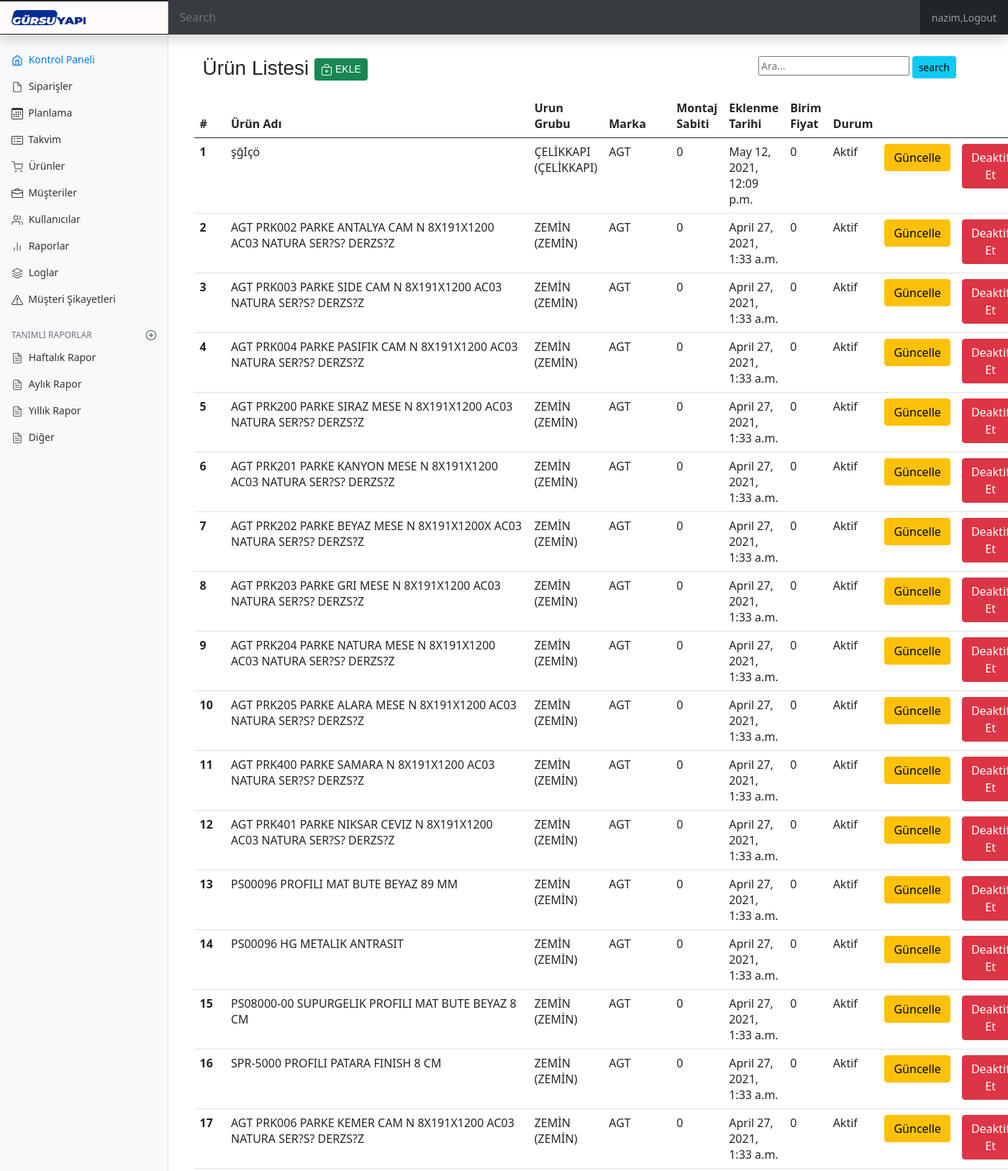
The app's page /order/productList/ (signed in, upper part) with its own data.
### order/models.py (models this page shows)
class Product(models.Model):
    unit_type = (
            ("AD","AD"),
            ("TN","TN"),
            ("M2","M2"),
            ("PK","PK"),
            ("TK","TK"),
            ("MT","MT"),
            ("BY","BY"),
            ("M3","M3"),
            ("KG","KG"),
       )
    urun_kodu = models.CharField(max_length=100,verbose_name="Ürün Kodu",blank=True, null=True)
    product_name = models.CharField(max_length=200,verbose_name="Ürün adı")
    marka = models.ForeignKey(Marka,on_delete=models.CASCADE,verbose_name="Urun Grubu",default=1)
    unit = models.CharField(max_length=10,choices=unit_type,verbose_name="Birim",default="AD")
    urun_grubu = models.ForeignKey(UrunGrubu,on_delete=models.CASCADE,verbose_name="Urun Grubu",default=1)
    product_type =models.ForeignKey(ProductType,on_delete=models.CASCADE,verbose_name="Product Type",default=1)
    montaj_sabiti = models.IntegerField(verbose_name="Montaj Sabiti",default=0)
    birim_fiyat = models.IntegerField(verbose_name="Birim Fiyat" ,default=0)
    product_category = models.ForeignKey(ProductCategory,on_delete=models.CASCADE,verbose_name="Kategori",default=1)
    created_date = models.DateTimeField(auto_now=True)
    active = models.BooleanField(default=True)

class UrunGrubu(models.Model):
    title = models.CharField(max_length=40, unique=True)
    def __str__(self):
        return self.title

class Marka(models.Model):
    title = models.CharField(max_length=30, unique=True)
    description = models.CharField(max_length=150)
    def __str__(self):
        return self.title

### order/views.py (the view)
# urls.py: path('productList/',views.productList,name='productList'),
@login_required(login_url='/user/login/')
@permission_required('user.urun_listele',login_url='/user/yetkiYok/')
def productList(request):
    keyword = request.GET.get("keyword")
    if keyword:
        products = Product.objects.filter(product_name__contains = keyword).filter(active=1)
        return  render(request,'productList.html',{'products':products})
    products = Product.objects.all()
    return  render(request,'productList.html',{'products':products})

### templates/productList.html (shortened to what this page needs)
{% extends "layout.html" %}
{% block body %}
<div class="row">
  <div class="row mb-2">
    <div class="col-md-6">
        <h3>Ürün Listesi
            <a href="/order/productAdd">
              <button class="btn btn-success btn-sm">
                  EKLE
              </button>
            </a>
        </h3>
    </div>
    <div class="col-md-6" align="right">
      <form>
          <input type="text" name="keyword" class="input-sm" placeholder="Ara...">
          <button type="submit" class="btn btn-info btn-sm"> search</button>
      </form>
    </div>
  </div>
</div>
<div class="row">
  <table class="table">
    <thead>
      <tr>
        <th scope="col">#</th>
        <th scope="col">Ürün Adı</th>
        <th scope="col">Urun Grubu</th>
        <th scope="col">Marka</th>
        <th scope="col">Montaj Sabiti</th>
        <th scope="col">Eklenme Tarihi</th>
        <th scope="col">Birim Fiyat</th>
        <th scope="col">Durum</th>
        <th scope="col"></th>
        <th scope="col"></th>
      </tr>
    </thead>
    <tbody>
        {% for product in products %}
          <tr>
            <th scope="row">{{product.id}}</th>
            <td>{{product.product_name}}</td>
            <td>{{product.urun_grubu}}</a></td>
            <td>{{product.marka}}</td>
            <td>{{product.montaj_sabiti}}</td>
            <td>{{product.created_date}}</td>
            <td>{{product.birim_fiyat}}</td>
            <td>
                {% if product.active == True %}
                    Aktif
                {% else%}
                    Pasif
                {% endif %}
            </td>
            <td><a href="/order/productUpdate/{{product.id}}"><button class="btn btn-warning">Güncelle</button></a></td>
            <td>
              {% if product.active == True %}
                  <a href="/order/productDeactive/{{product.id}}"><button class="btn btn-danger">Deaktif Et</button></a>
                {% else%}
                  <a href="/order/productActive/{{product.id}}"><button class="btn btn-success">Aktif Et</button></a>
                {% endif %}
            </td>
          </tr>
        {% endfor %}
    </tbody>
  </table>
</div>
{% endblock body %}

### templates/layout.html (shortened to what this page needs)
{% load static %}
<html lang="en">
<head>
    <link href="https://cdn.jsdelivr.net/npm/bootstrap@5.0.0-beta2/dist/css/bootstrap.min.css" rel="stylesheet">
    <link rel="stylesheet" type="text/css" href="https://cdnjs.cloudflare.com/ajax/libs/bootstrap-datetimepicker/4.17.43/css/bootstrap-datetimepicker.min.css">
    <link rel="stylesheet" type="text/css" href="https://cdnjs.cloudflare.com/ajax/libs/bootstrap-datetimepicker/4.17.43/css/bootstrap-datetimepicker-standalone.css">
    <link rel="stylesheet" type="text/css" href="{% static 'main.css' %}" >
    <link href="{% static 'dashboard.css' %}" rel="stylesheet">
  </head>
  <body>
<header class="navbar navbar-dark sticky-top bg-dark flex-md-nowrap p-0 shadow">
  <a class="navbar-brand col-md-3 col-lg-2 me-0 px-3" href="#"><img src="/media/gursuYapi.png"></a>
  <input class="form-control form-control-dark w-100" type="text" placeholder="Search" aria-label="Search">
  <ul class="navbar-nav px-3">
    <li class="nav-item text-nowrap">
        {% if request.user.is_authenticated %}
            <li class="nav-item"><a class="nav-link" href="/user/logout/"> {{ request.user.username }},Logout</a></li>
        {%else%}
            <li class="nav-item"><a class="nav-link" href="/user/login">  Login </a></li>
        {% endif %}
    </li>
  </ul>
</header>
<div class="container-fluid">
  <div class="row">
    <nav id="sidebarMenu" class="col-md-3 col-lg-2 d-md-block bg-light sidebar collapse">
      <div class="position-sticky pt-3" id="accordion">
        <ul class="nav flex-column">
          <li class="nav-item">
              <a class="nav-link active" aria-current="page" href="/order/dashboard/ope/active">
                Kontrol Paneli
              </a>
            </li>
          {% if perms.user.siparis_listele %}
                <li class="nav-item">
                  <a class="nav-link" href="/order/orderList/active">
                    Siparişler
                  </a>
              </li>
          {%endif%}
          {% if perms.user.siparis_listele %}
                <li class="nav-item">
                  <a class="nav-link" href="/order/planlama/all">
                    &nbsp;Planlama
                  </a>
              </li>
          {%endif%}
          {% if perms.user.rezervasyon_listele %}
            <li class="nav-item">
              <a class="nav-link" href="/order/events">
                &nbsp;Takvim
              </a>
            </li>
          {%endif%}
          {% if perms.user.urun_listele %}
            <li class="nav-item">
              <a class="nav-link" href="/order/productList">
                Ürünler
              </a>
            </li>
          {%endif%}
          {% if perms.user.musteri_listele %}
            <li class="nav-item">
              <a class="nav-link" href="/order/customerList">
                &nbsp;Müşteriler
              </a>
            </li>
          {%endif%}
          {% if perms.user.kullanici_listeleme %}
            <li class="nav-item">
              <a class="nav-link" href="/user/userList">
                Kullanıcılar
              </a>
            </li>
          {%endif%}
          {% if perms.user.rapor_listele %}
            <li class="nav-item">
              <a class="nav-link" href="#">
                Raporlar
              </a>
            </li>
          {%endif%}
          {% if perms.user.log_listeleme %}
            <li class="nav-item">
              <a class="nav-link" href="/user/logView">
                Loglar
              </a>
            </li>
          {%endif%}
          {% if perms.user.musterisikayet_listeleme %}
            <li class="nav-item">
              <a class="nav-link" href="/order/problemList">
                &nbsp;Müşteri Şikayetleri
              </a>
            </li>
          {%endif%}
        </ul>
        {% if perms.user.rapor_listele %}
        <h6 class="sidebar-heading d-flex justify-content-between align-items-center px-3 mt-4 mb-1 text-muted">
          <span>Tanımlı Raporlar</span>
          <a class="link-secondary" href="#" aria-label="Add a new report">
          </a>
        </h6>
        <ul class="nav flex-column mb-2">
          <li class="nav-item">
            <a class="nav-link" href="#">
              Haftalık Rapor
            </a>
          </li>
          <li class="nav-item">
            <a class="nav-link" href="#">
              Aylık Rapor
            </a>
          </li>
          <li class="nav-item">
            <a class="nav-link" href="#">
              Yıllık Rapor
            </a>
          </li>
          <li class="nav-item">
            <a class="nav-link" href="#">
              Diğer
            </a>
          </li>
        </ul>
        {%endif%}
      </div>
    </nav>
    <main class="col-md-9 ms-sm-auto col-lg-10 px-md-4">
        <div style="margin-top: 30px;" class="container">
            {% block body%}
            {% endblock body%}
        </div>
    </main>
  </div>
</div>
</body>
</html>

### static/main.css (style rules this page uses)
:root { --fc-daygrid-event-dot-width: 8px; }
:root { --fc-list-event-dot-width: 10px; --fc-list-event-hover-bg-color: #f5f5f5; }

### static/dashboard.css (style rules this page uses)
body { font-size: .875rem; }
.feather { width: 16px; height: 16px; vertical-align: text-bottom; }
.sidebar { position: fixed; top: 0; bottom: 0; left: 0; z-index: 100; padding: 48px 0 0; box-shadow: inset -1px 0 0 rgba(0, 0, 0, .1); }
.sidebar .nav-link { font-weight: 500; color: #333; }
.sidebar .nav-link .feather { margin-right: 4px; color: #727272; }
.sidebar .nav-link.active { color: #007bff; }
.sidebar .nav-link:hover .feather, .sidebar .nav-link.active .feather { color: inherit; }
.sidebar-heading { font-size: .75rem; text-transform: uppercase; }
.navbar-brand { padding-top: .75rem; padding-bottom: .75rem; font-size: 1rem; background-color: rgb(255, 250, 250); box-shadow: inset -1px 0 0 rgba(0, 0, 0, .25); }
.navbar .form-control { padding: .75rem 1rem; border-width: 0; border-radius: 0; }
.form-control-dark { color: #fff; background-color: rgba(255, 255, 255, .1); border-color: rgba(255, 255, 255, .1); }
h1,h2,h3,h4 { font-family: Verdana, Geneva, Tahoma, sans-serif; font-style: inherit; }

### records on screen
Product: id "1", product_name "şğIçö", urun_grubu "ÇELİKKAPI (ÇELİKKAPI)", marka "AGT", montaj_sabiti "0", created_date "May 12, 2021, 12:09 p.m.", birim_fiyat "0", active "Aktif"
Product: id "2", product_name "AGT PRK002 PARKE ANTALYA CAM N 8X191X1200 AC03 NATURA SER?S? DERZS?Z", urun_grubu "ZEMİN (ZEMİN)", marka "AGT", montaj_sabiti "0", created_date "April 27, 2021, 1:33 a.m.", birim_fiyat "0", active "Aktif"
Product: id "3", product_name "AGT PRK003 PARKE SIDE CAM N 8X191X1200 AC03 NATURA SER?S? DERZS?Z", urun_grubu "ZEMİN (ZEMİN)", marka "AGT", montaj_sabiti "0", created_date "April 27, 2021, 1:33 a.m.", birim_fiyat "0", active "Aktif"
Product: id "4", product_name "AGT PRK004 PARKE PASIFIK CAM N 8X191X1200 AC03 NATURA SER?S? DERZS?Z", urun_grubu "ZEMİN (ZEMİN)", marka "AGT", montaj_sabiti "0", created_date "April 27, 2021, 1:33 a.m.", birim_fiyat "0", active "Aktif"
Product: id "5", product_name "AGT PRK200 PARKE SIRAZ MESE N 8X191X1200 AC03 NATURA SER?S? DERZS?Z", urun_grubu "ZEMİN (ZEMİN)", marka "AGT", montaj_sabiti "0", created_date "April 27, 2021, 1:33 a.m.", birim_fiyat "0", active "Aktif"
Product: id "6", product_name "AGT PRK201 PARKE KANYON MESE N 8X191X1200 AC03 NATURA SER?S? DERZS?Z", urun_grubu "ZEMİN (ZEMİN)", marka "AGT", montaj_sabiti "0", created_date "April 27, 2021, 1:33 a.m.", birim_fiyat "0", active "Aktif"
Product: id "7", product_name "AGT PRK202 PARKE BEYAZ MESE N 8X191X1200X AC03 NATURA SER?S? DERZS?Z", urun_grubu "ZEMİN (ZEMİN)", marka "AGT", montaj_sabiti "0", created_date "April 27, 2021, 1:33 a.m.", birim_fiyat "0", active "Aktif"
Product: id "8", product_name "AGT PRK203 PARKE GRI MESE N 8X191X1200 AC03 NATURA SER?S? DERZS?Z", urun_grubu "ZEMİN (ZEMİN)", marka "AGT", montaj_sabiti "0", created_date "April 27, 2021, 1:33 a.m.", birim_fiyat "0", active "Aktif"
Product: id "9", product_name "AGT PRK204 PARKE NATURA MESE N 8X191X1200 AC03 NATURA SER?S? DERZS?Z", urun_grubu "ZEMİN (ZEMİN)", marka "AGT", montaj_sabiti "0", created_date "April 27, 2021, 1:33 a.m.", birim_fiyat "0", active "Aktif"
Product: id "10", product_name "AGT PRK205 PARKE ALARA MESE N 8X191X1200 AC03 NATURA SER?S? DERZS?Z", urun_grubu "ZEMİN (ZEMİN)", marka "AGT", montaj_sabiti "0", created_date "April 27, 2021, 1:33 a.m.", birim_fiyat "0", active "Aktif"
Product: id "11", product_name "AGT PRK400 PARKE SAMARA N 8X191X1200 AC03 NATURA SER?S? DERZS?Z", urun_grubu "ZEMİN (ZEMİN)", marka "AGT", montaj_sabiti "0", created_date "April 27, 2021, 1:33 a.m.", birim_fiyat "0", active "Aktif"
Product: id "12", product_name "AGT PRK401 PARKE NIKSAR CEVIZ N 8X191X1200 AC03 NATURA SER?S? DERZS?Z", urun_grubu "ZEMİN (ZEMİN)", marka "AGT", montaj_sabiti "0", created_date "April 27, 2021, 1:33 a.m.", birim_fiyat "0", active "Aktif"
Product: id "13", product_name "PS00096 PROFILI MAT BUTE BEYAZ 89 MM", urun_grubu "ZEMİN (ZEMİN)", marka "AGT", montaj_sabiti "0", created_date "April 27, 2021, 1:33 a.m.", birim_fiyat "0", active "Aktif"
Product: id "14", product_name "PS00096 HG METALIK ANTRASIT", urun_grubu "ZEMİN (ZEMİN)", marka "AGT", montaj_sabiti "0", created_date "April 27, 2021, 1:33 a.m.", birim_fiyat "0", active "Aktif"
Product: id "15", product_name "PS08000-00 SUPURGELIK PROFILI MAT BUTE BEYAZ 8 CM", urun_grubu "ZEMİN (ZEMİN)", marka "AGT", montaj_sabiti "0", created_date "April 27, 2021, 1:33 a.m.", birim_fiyat "0", active "Aktif"
Product: id "16", product_name "SPR-5000 PROFILI PATARA FINISH 8 CM", urun_grubu "ZEMİN (ZEMİN)", marka "AGT", montaj_sabiti "0", created_date "April 27, 2021, 1:33 a.m.", birim_fiyat "0", active "Aktif"
Product: id "17", product_name "AGT PRK006 PARKE KEMER CAM N 8X191X1200 AC03 NATURA SER?S? DERZS?Z", urun_grubu "ZEMİN (ZEMİN)", marka "AGT", montaj_sabiti "0", created_date "April 27, 2021, 1:33 a.m.", birim_fiyat "0", active "Aktif"

### other values on screen
{{ request.user.username }} "nazim"
